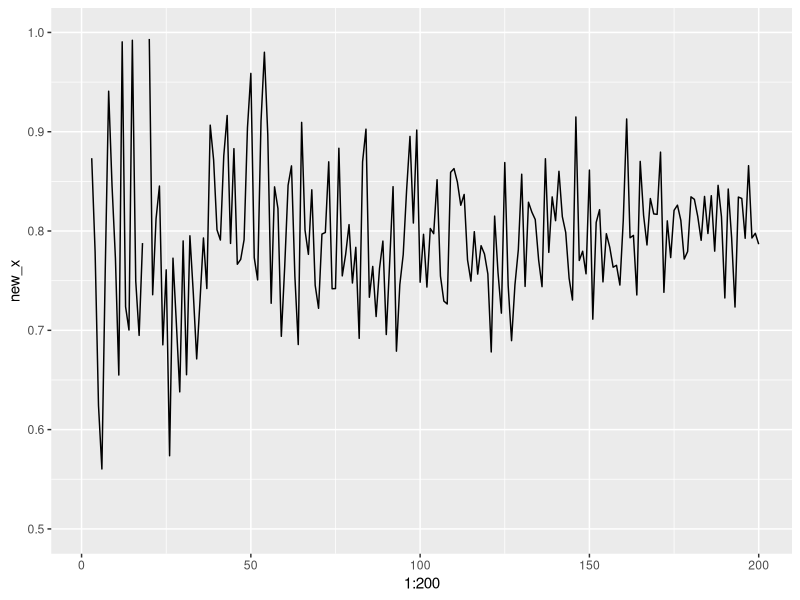

R code for this plot: (Note: this script raises an error after producing the figure.)
f<- function(x)
{
  
  total_num <- 0
  for(i in 1:length(x))
  {
    total_num <- total_num + x[i]
  }
  mean_value <- total_num / length(x)
  print(mean_value)
  total_num <- 0
  for(i in 1:length(x))
  {

    total_num <- (total_num + abs(x[i] - mean_value)) 
  }
  return(total_num/ length(x))
}


f(1:5)
f(c(7,2,2,1,-4))


#visualize 
new_x <- c()
for (i in 1:200) {
  new_x[i] <- f(rnorm(i))
}
library(ggplot2)
qplot(x=1:200, y=new_x, geom = "line", ylim = c(0.5,1))

#question 2

hilbert <- function(i,j)
{

  mat <- matrix(c(0), nrow = i, ncol = j)
  
  for (i in 1:i) 
  {
    for (j in 1:j) {
      mat[i,j] <- (1 / (i + j - 1))
    }
  }
  mat
}


h<- hilbert(5,5)

Ht <- det(t(h) %*% h)
Ht

#testhat part will not implemented

#question 3
library(tidyr)
my_tidy_titanic_data<- function()
{
  data("Titanic")
  x <- as.data.frame(as.matrix(ftable(Titanic)))
  tit_1 <- dplyr::mutate(x, tmp = rownames(x))
  tit <- tidyr::gather(data = tit_1, key = survived, value = counts, -tmp)
  tit_tidy <- tidyr::separate(data = tit, col = "tmp", into = c("class", "sex", "age"), sep = "_")
  return(tit_tidy)
}


tita<- my_tidy_titanic_data()

aggregate_away_sex <- function(tita)
{
  
  as.data.frame(summarise(group_by(tita, class, age, survived), counts = sum(counts)))
}

aggregate_away_sex(tita)
head(aggregate_away_sex(tita))






#question
counter_factory <- function(start, max)
{
  i <- start
  function(){
    if(i < max) i <<- i + 1
    res <- c(i, max)
    a<- setRefClass("counter", res, method= list())
    a
  }
}
cnt <- counter_factory(start = 2, max = 4)
cnt$methods(summary = function(){
  print(res)
})
class(cnt)


sample(1:6,2)


inverse_triangular_block_matrix <- function(a,b,c)
{
  A<-  solve(a)
  C<- solve(c)
  B <- solve(-a) %*% b %*% C 
  print(A)
  print(B)
  print(C)
}

inverse_triangular_block_matrix(diag(2), 2*diag(2), 3*diag(2))

